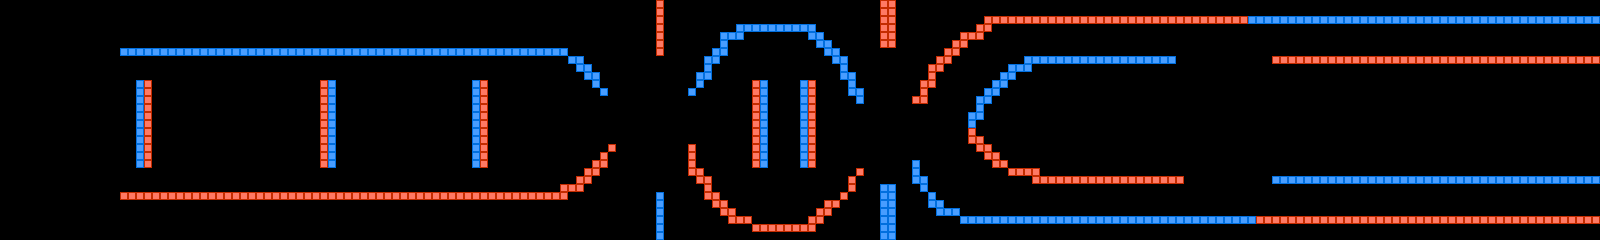

A level layout from a 2D game, rendered from its tile map. Below: a short description, then the map file with tile-grid data replaced by summaries:
An orthogonal 200x30 tile map with 8x8 px tiles, 1 tile layer (layer).

<map version="1.0" orientation="orthogonal" width="200" height="30" tilewidth="8" tileheight="8">
 <tileset firstgid="1" name="chip" tilewidth="8" tileheight="8">
  <image source="chip.png" width="128" height="128" />
 </tileset>
 <layer name="layer" width="200" height="30">
  <properties>
   <property name="object" value="true" />
  </properties>
  <data>[6000 cells, 688 non-empty, 2 distinct tile ids]</data>
 </layer>
</map>
